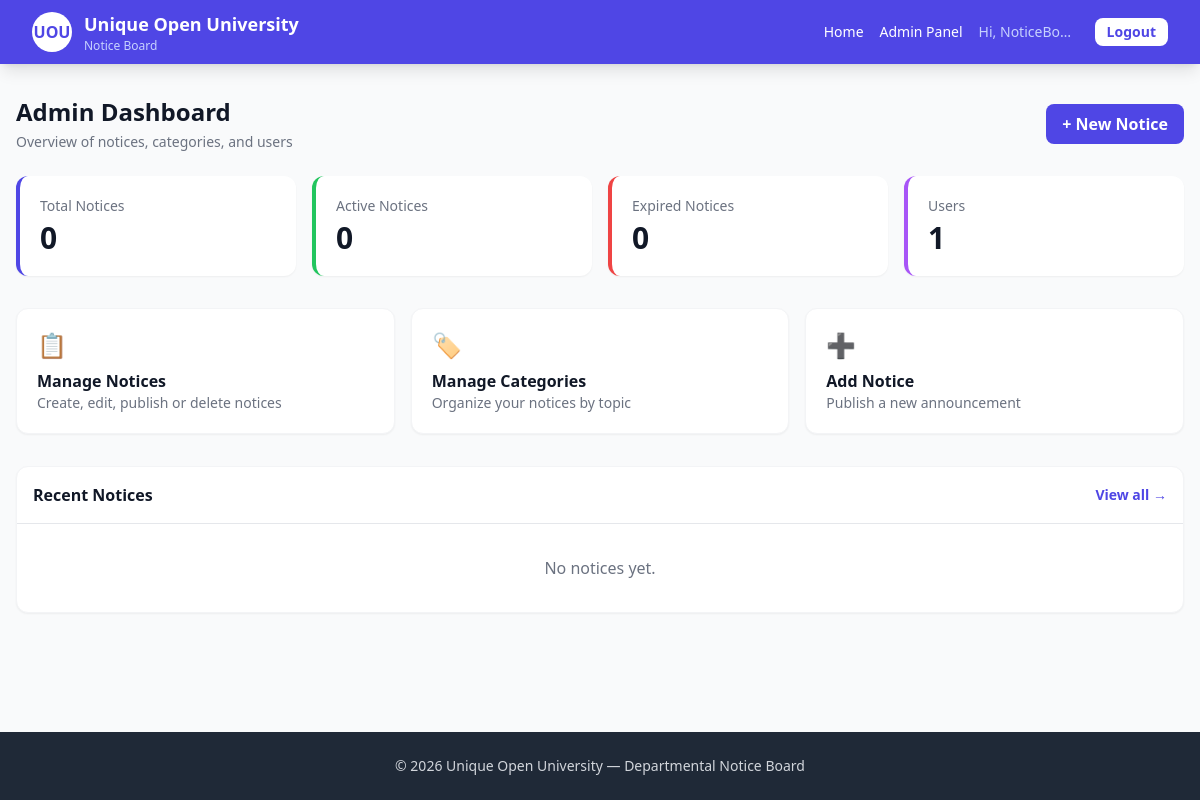
Page /admin-panel/ (signed in) on the earlier database version.
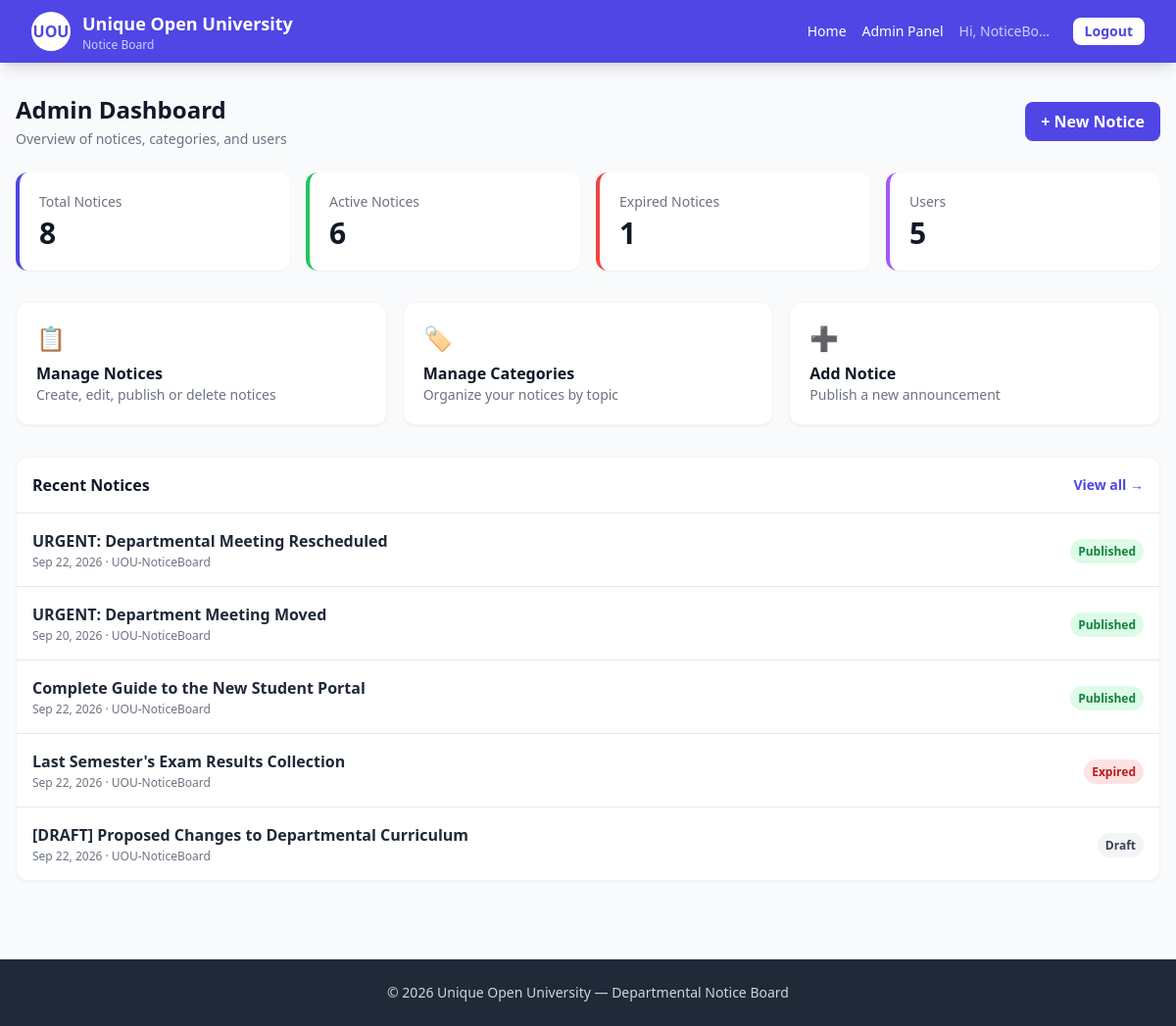
Same page on the later database version.
### notices/models.py (models this page shows, shortened)
class Notice(models.Model):
    STATUS_CHOICES = [
        ('draft', 'Draft'),
        ('published', 'Published'),
    ]
    title = models.CharField(max_length=200)
    content = models.TextField()
    category = models.ForeignKey(
        Category, on_delete=models.SET_NULL,
        null=True, blank=True, related_name='notices'
    )
    author = models.ForeignKey(
        User, on_delete=models.CASCADE, related_name='notices'
    )
    attachment = models.FileField(upload_to='attachments/', blank=True, null=True)
    is_important = models.BooleanField(default=False)
    status = models.CharField(max_length=10, choices=STATUS_CHOICES, default='published')
    published_at = models.DateTimeField(default=timezone.now)
    expiry_date = models.DateTimeField(null=True, blank=True)
    created_at = models.DateTimeField(auto_now_add=True)
    updated_at = models.DateTimeField(auto_now=True)
    class Meta:
        ordering = ['-is_important', '-published_at']
    @property
    def is_expired(self):
        if self.expiry_date and timezone.now() > self.expiry_date:
            return True
        return False
    @property
    def is_active(self):
        return self.status == 'published' and not self.is_expired

### notices/views.py (the view)
# urls.py: path('admin-panel/', views.admin_dashboard, name='admin_dashboard'),
@login_required
@user_passes_test(is_admin)
def admin_dashboard(request):
    now = timezone.now()
    all_notices = Notice.objects.all()
    total = all_notices.count()
    active = sum(1 for n in all_notices if n.is_active)
    expired = sum(1 for n in all_notices if n.is_expired)
    draft = all_notices.filter(status='draft').count()
    users_count = User.objects.count()
    recent = all_notices[:5]
    return render(request, 'notices/admin_dashboard.html', {
        'total_notices': total,
        'active_notices': active,
        'expired_notices': expired,
        'draft_notices': draft,
        'users_count': users_count,
        'recent_notices': recent,
    })

### notices/views.py (called while the page is built)
def is_admin(user):
    return user.is_authenticated and (user.is_staff or user.is_superuser)

### templates/notices/admin_dashboard.html (shortened to what this page needs)
{% extends 'notices/base.html' %}
{% block content %}
<div class="max-w-7xl mx-auto px-4 py-8">
  <div class="flex flex-wrap items-center justify-between gap-3 mb-6">
    <div>
      <h1 class="text-2xl font-bold text-gray-900">Admin Dashboard</h1>
      <p class="text-sm text-gray-500 mt-1">Overview of notices, categories, and users</p>
    </div>
    <a href="{% url 'notice_create' %}"
       class="bg-uou text-white px-4 py-2 rounded-lg font-semibold hover:bg-uou-dark whitespace-nowrap">
      + New Notice
    </a>
  </div>
  <div class="grid grid-cols-2 lg:grid-cols-4 gap-4 mb-8">
    <div class="bg-white rounded-xl p-5 border-l-4 border-uou shadow-sm">
      <div class="text-sm text-gray-500">Total Notices</div>
      <div class="text-3xl font-bold text-gray-900 mt-1">{{ total_notices }}</div>
    </div>
    <div class="bg-white rounded-xl p-5 border-l-4 border-green-500 shadow-sm">
      <div class="text-sm text-gray-500">Active Notices</div>
      <div class="text-3xl font-bold text-gray-900 mt-1">{{ active_notices }}</div>
    </div>
    <div class="bg-white rounded-xl p-5 border-l-4 border-red-500 shadow-sm">
      <div class="text-sm text-gray-500">Expired Notices</div>
      <div class="text-3xl font-bold text-gray-900 mt-1">{{ expired_notices }}</div>
    </div>
    <div class="bg-white rounded-xl p-5 border-l-4 border-purple-500 shadow-sm">
      <div class="text-sm text-gray-500">Users</div>
      <div class="text-3xl font-bold text-gray-900 mt-1">{{ users_count }}</div>
    </div>
  </div>
  <div class="grid sm:grid-cols-2 lg:grid-cols-3 gap-4 mb-8">
    <a href="{% url 'manage_notices' %}"
       class="bg-white rounded-xl p-5 shadow-sm hover:shadow-md border border-gray-100 transition">
      <div class="text-2xl">📋</div>
      <div class="font-bold text-gray-900 mt-2">Manage Notices</div>
      <div class="text-sm text-gray-500">Create, edit, publish or delete notices</div>
    </a>
    <a href="{% url 'category_list' %}"
       class="bg-white rounded-xl p-5 shadow-sm hover:shadow-md border border-gray-100 transition">
      <div class="text-2xl">🏷️</div>
      <div class="font-bold text-gray-900 mt-2">Manage Categories</div>
      <div class="text-sm text-gray-500">Organize your notices by topic</div>
    </a>
    <a href="{% url 'notice_create' %}"
       class="bg-white rounded-xl p-5 shadow-sm hover:shadow-md border border-gray-100 transition">
      <div class="text-2xl">➕</div>
      <div class="font-bold text-gray-900 mt-2">Add Notice</div>
      <div class="text-sm text-gray-500">Publish a new announcement</div>
    </a>
  </div>
  <div class="bg-white rounded-xl shadow-sm border border-gray-100 overflow-hidden">
    <div class="p-4 border-b flex items-center justify-between gap-3">
      <h2 class="font-bold text-gray-900">Recent Notices</h2>
      <a href="{% url 'manage_notices' %}"
         class="text-uou text-sm font-semibold hover:underline whitespace-nowrap">
        View all →
      </a>
    </div>
    <div class="divide-y">
      {% for n in recent_notices %}
        <div class="p-4 flex items-center justify-between gap-3 flex-wrap">
          <div class="min-w-0 flex-1">
            <div class="font-semibold text-gray-800 truncate">{{ n.title }}</div>
            <div class="text-xs text-gray-500 mt-0.5 truncate">
              {{ n.published_at|date:"M d, Y" }} · {{ n.author.username }}
            </div>
          </div>
          <div class="shrink-0">
            {% if n.is_expired %}
              <span class="px-2 py-1 rounded-full text-xs font-bold bg-red-100 text-red-700 whitespace-nowrap">Expired</span>
            {% elif n.status == 'published' %}
              <span class="px-2 py-1 rounded-full text-xs font-bold bg-green-100 text-green-700 whitespace-nowrap">Published</span>
            {% else %}
              <span class="px-2 py-1 rounded-full text-xs font-bold bg-gray-100 text-gray-700 whitespace-nowrap">Draft</span>
            {% endif %}
          </div>
        </div>
      {% empty %}
        <div class="p-8 text-center text-gray-500">No notices yet.</div>
      {% endfor %}
    </div>
  </div>
</div>
{% endblock %}

Differences in the rows shown:
added Notice: title "URGENT: Departmental Meeting Rescheduled", published_at "Sep 22, 2026", author.username "UOU-NoticeBoard", status "Published"
added Notice: title "URGENT: Department Meeting Moved", published_at "Sep 20, 2026", author.username "UOU-NoticeBoard", status "Published"
added Notice: title "Complete Guide to the New Student Portal", published_at "Sep 22, 2026", author.username "UOU-NoticeBoard", status "Published"
added Notice: title "Last Semester's Exam Results Collection", published_at "Sep 22, 2026", author.username "UOU-NoticeBoard", shows "Expired"
added Notice: title "[DRAFT] Proposed Changes to Departmental Curriculum", published_at "Sep 22, 2026", author.username "UOU-NoticeBoard", status "Draft"
Other differences:
{{ total_notices }}: "0" → "8"
{{ active_notices }}: "0" → "6"
{{ expired_notices }}: "0" → "1"
{{ users_count }}: "1" → "5"
text no longer shown: "No notices yet."
